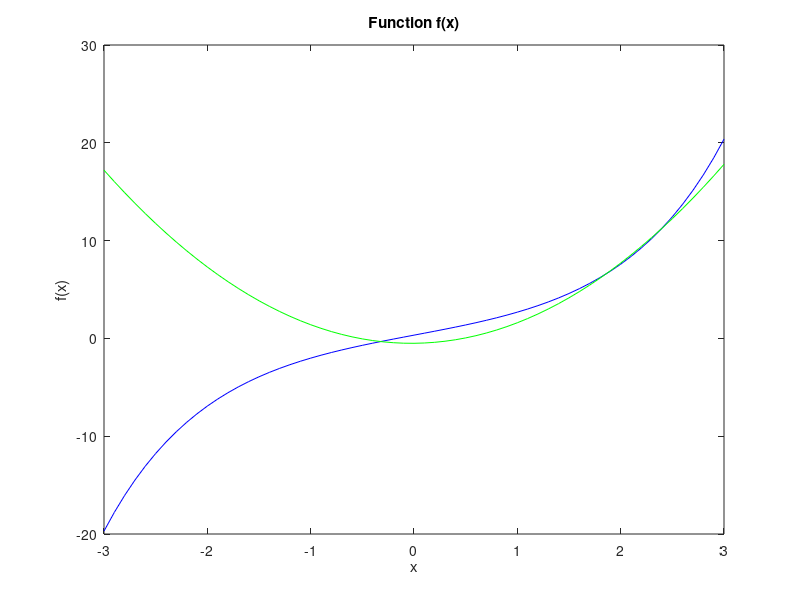

This figure's MATLAB source:
% 16-811 Fall 2019
% Emma Benjaminson
% Assignment 3
% Problem 1

%% 

clear all ; clc ; close all ; 

%% 

% sinh(0)
% 
% cosh(0)
% 
% factorial(5)

x = -3:0.1:3 ; 
fx = (1/3) + 2*sinh(x) ; 
y = -0.5 + 0.1.*x + 2.*x.^2 ; 

fig1 = figure(1)
plot(x, fx, '-b') ; 
hold on 
plot(x, y, '-g') ; 
title('Function f(x)') ; xlabel('x') ; ylabel('f(x)') ; 
